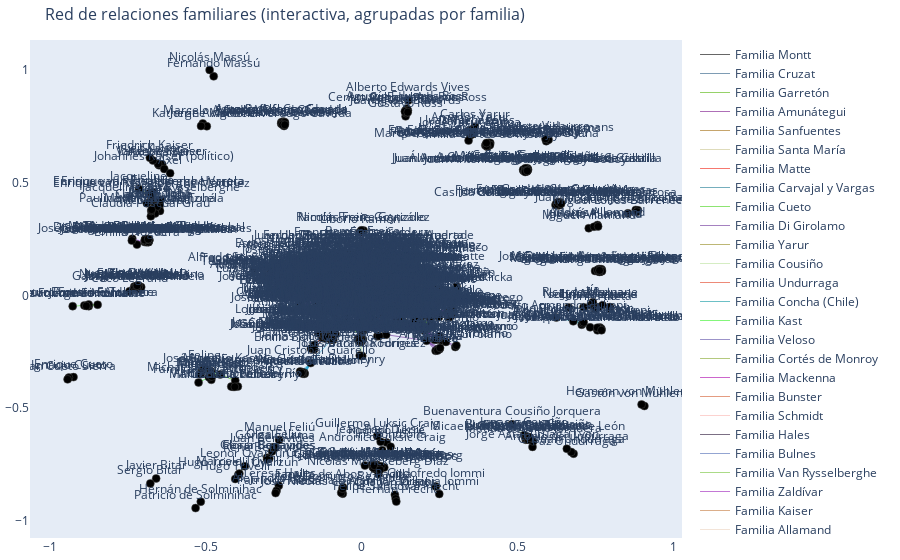

The notebook cell this image was saved under:
### Code cell
import pandas as pd
import networkx as nx
import plotly.graph_objects as go
import re
from itertools import combinations

# Cargar el archivo
df = pd.read_csv('familias_chilenas.csv')  # Cambia ruta si es necesario

# Extraer nombres desde la columna "Familiares"
def extraer_nombres_familiares(texto):
    if not isinstance(texto, str) or texto.strip() == '{}':
        return []
    return re.findall(r"'([^']+)'\s*:", texto)

df["nombres_familiares"] = df["Familiares"].apply(extraer_nombres_familiares)
familiares_expandidos = df["nombres_familiares"].apply(pd.Series)
familiares_expandidos.columns = [f"familiar_{i+1}" for i in familiares_expandidos.columns]
df_resultado = pd.concat([df, familiares_expandidos], axis=1)

# Crear grafo y agregar relaciones familiares
G = nx.Graph()
edges_with_family = []

for idx, row in df_resultado.iterrows():
    miembro = row['Miembro']
    familia = row['Familia']
    
    for col in [c for c in df_resultado.columns if c.startswith("familiar_")]:
        familiar = row[col]
        if pd.notna(familiar):
            G.add_edge(miembro, familiar)
            edges_with_family.append((miembro, familiar, familia))

# NUEVO: conectar miembros de la misma familia entre sí
for familia, grupo in df_resultado.groupby("Familia"):
    miembros = grupo["Miembro"].dropna().unique()
    for m1, m2 in combinations(miembros, 2):
        G.add_edge(m1, m2)
        edges_with_family.append((m1, m2, familia))

# Posiciones para nodos
pos = nx.spring_layout(G, seed=42)

# Colores únicos por familia
familias = list(set(f for _, _, f in edges_with_family))
color_map = {fam: f"rgba({i*40%255},{(i*90)%255},{(i*130)%255},0.6)" for i, fam in enumerate(familias)}

# Aristas
edge_traces = []
for familia in familias:
    x_edges, y_edges = [], []
    for u, v, f in edges_with_family:
        if f == familia:
            x_edges += [pos[u][0], pos[v][0], None]
            y_edges += [pos[u][1], pos[v][1], None]
    edge_traces.append(
        go.Scatter(
            x=x_edges, y=y_edges,
            line=dict(width=1, color=color_map[familia]),
            hoverinfo='none',
            mode='lines',
            name=familia
        )
    )

# Nodos
node_x, node_y, node_text = [], [], []
for node in G.nodes():
    x, y = pos[node]
    node_x.append(x)
    node_y.append(y)
    node_text.append(node)

node_trace = go.Scatter(
    x=node_x, y=node_y,
    mode='markers+text',
    text=node_text,
    textposition="top center",
    hoverinfo='text',
    marker=dict(
        color='black',
        size=8,
        line_width=0.5
    )
)

# Graficar
fig = go.Figure(
    data=edge_traces + [node_trace],
    layout=go.Layout(
        title='Red de relaciones familiares (interactiva, agrupadas por familia)',
        titlefont_size=16,
        showlegend=True,
        hovermode='closest',
        margin=dict(b=20, l=5, r=5, t=40),
        xaxis=dict(showgrid=False, zeroline=False),
        yaxis=dict(showgrid=False, zeroline=False)
    )
)

fig.show()
